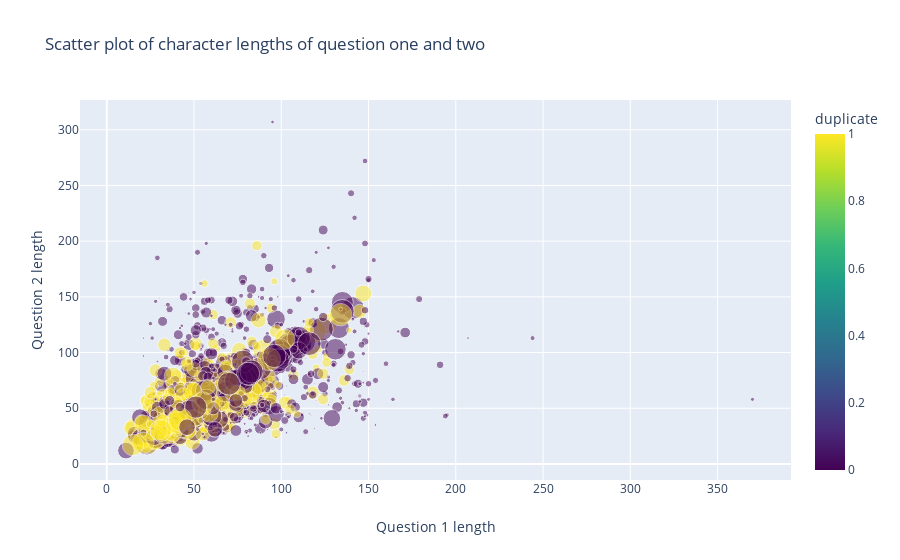

Notebook code cell kept with this figure:
### Markdown cell above
This has even more overlap can the classes cannot be easily distinguished from each other

### Code cell
questions_subsampled = questions_original[0:2000]

fig = go.Figure()
fig.add_trace(
            go.Scatter(
                x= questions_subsampled['q1_len'].values,
                y= questions_subsampled['q2_len'].values,
                mode = 'markers',
                marker = dict(
                            size = questions_subsampled['words_shared_bw_qs'].values*50
                    ,
                            color = questions_subsampled['is_duplicate'].values,
                            colorscale = 'Viridis',
                            showscale =True,
                            opacity = 0.5,
                            colorbar = dict(title='duplicate')
                                ),
                text = np.round(questions_subsampled['words_shared_bw_qs'].values,decimals=2)
                    )
                )

fig.update_layout( title='Scatter plot of character lengths of question one and two',
                      hovermode= 'closest',
                     xaxis_title_text = 'Question 1 length',
                        yaxis_title_text = 'Question 2 length'
                    )
pio.show(fig)

### Figure 1 — Plotly figure (JSON) as saved in the notebook; plotly's stock layout.template omitted (floating-point values rounded to 4 significant figures; data arrays with more than 128 entries replaced by an {"elided": "..."} marker saying what was removed)
{"data": [{"marker": {"color": {"elided": "2000 int values"}, "colorbar": {"title": {"text": "duplicate"}}, "colorscale": [[0, "#440154"], [0.1111, "#482878"], [0.2222, "#3e4989"], [0.3333, "#31688e"], [0.4444, "#26828e"], [0.5556, "#1f9e89"], [0.6667, "#35b779"], [0.7778, "#6ece58"], [0.8889, "#b5de2b"], [1, "#fde725"]], "opacity": 0.5, "showscale": true, "size": {"elided": "2000 float values"}}, "mode": "markers", "text": {"elided": "2000 float values"}, "type": "scatter", "x": {"elided": "2000 int values"}, "y": {"elided": "2000 int values"}}], "layout": {"autosize": true, "hovermode": "closest", "title": {"text": "Scatter plot of character lengths of question one and two"}, "xaxis": {"autorange": true, "range": [-22.27, 394.4], "title": {"text": "Question 1 length"}, "type": "linear"}, "yaxis": {"autorange": true, "range": [-18.73, 328.2], "title": {"text": "Question 2 length"}, "type": "linear"}}}
